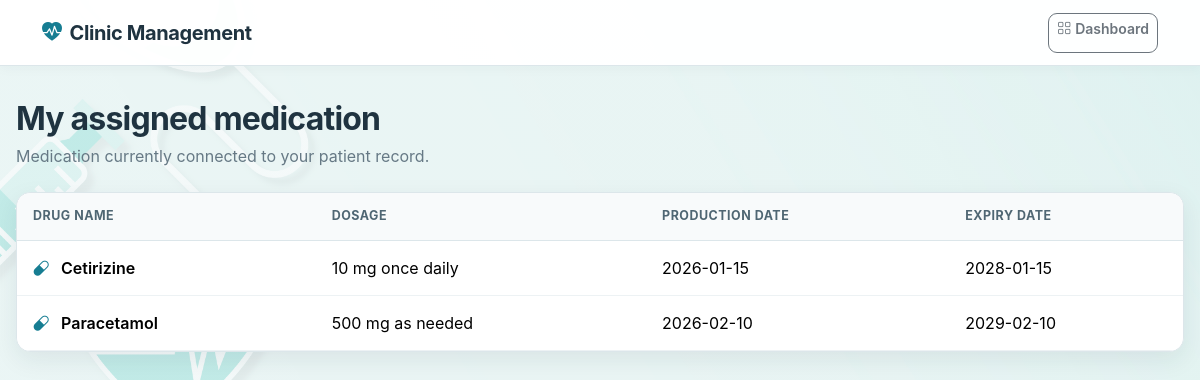
Page /View/ViewPacintDrugs.php (signed in) on the committed database.
### tables this page shows
CREATE TABLE IF NOT EXISTS `drugs` (
    `id` INT UNSIGNED NOT NULL AUTO_INCREMENT,
    `name` VARCHAR(200) NOT NULL,
    `dosage` VARCHAR(100) NOT NULL,
    `production_date` DATE NULL,
    `expiry_date` DATE NULL,
    PRIMARY KEY (`id`),
    UNIQUE KEY `uq_drugs_name` (`name`)
);

### Logic/security.php (called while the page is built, shortened)
<?php
function e($value)
{
    return htmlspecialchars((string) $value, ENT_QUOTES, 'UTF-8');
}

### View/ViewPacintDrugs.php (the view, shortened to what this page needs)
<?php
require_once '../Logic/security.php';
require_once '../Logic/connectionDB.php';
$patientId = (int) $_SESSION['user_id'];
$stmt = $conn->prepare('SELECT d.name,d.dosage,d.production_date,d.expiry_date FROM drugs d JOIN patients_drugs pd ON d.id=pd.drug_id WHERE pd.patient_id=? ORDER BY d.name');
$stmt->bind_param('i', $patientId);
$stmt->execute();
$result = $stmt->get_result();
?>
<!DOCTYPE html>
<html lang="en">
    <head>
        <link href="https://cdn.jsdelivr.net/npm/bootstrap@5.3.3/dist/css/bootstrap.min.css" rel="stylesheet">
        <link href="https://cdn.jsdelivr.net/npm/bootstrap-icons@1.11.3/font/bootstrap-icons.min.css" rel="stylesheet">
        <link rel="stylesheet" href="Styles/main.css">
    </head>
    <body class="page-background patient-background">
        <nav class="navbar app-navbar">
            <div class="container-xl">
                <a class="navbar-brand" href="patient_dashboard.php">
                    <i class="bi bi-heart-pulse-fill text-clinic me-2"></i>Clinic Management</a>
                <a class="btn btn-outline-secondary btn-sm" href="patient_dashboard.php">
                    <i class="bi bi-grid me-1"></i>Dashboard</a>
            </div>
        </nav>
        <main class="page-shell">
            <header class="page-header">
                <h1 class="page-title">My assigned medication</h1>
                <p class="page-subtitle">Medication currently connected to your patient record.</p>
            </header>
            <section class="surface-card table-card">
                <div class="table-responsive">
                    <table class="table clinic-table">
                        <thead>
                            <tr>
                                <th>Drug name</th>
                                <th>Dosage</th>
                                <th>Production date</th>
                                <th>Expiry date</th>
                            </tr>
                        </thead>
                        <tbody>
                            <?php while ($row = $result->fetch_assoc()): ?>
                            <tr>
                                <td class="fw-semibold">
                                    <i class="bi bi-capsule text-clinic me-2"></i>
                                    <?= e($row['name']) ?>
                                </td>
                                <td>
                                    <?= e($row['dosage']) ?>
                                </td>
                                <td>
                                    <?= e($row['production_date']) ?>
                                </td>
                                <td>
                                    <?= e($row['expiry_date']) ?>
                                </td>
                            </tr>
                            <?php endwhile; ?>
                        </tbody>
                    </table>
                </div>
            </section>
        </main>
    </body>
</html>

### View/Styles/main.css (style rules this page uses)
:root { --clinic-primary: #167d92; --clinic-primary-dark: #0f6172; --clinic-primary-soft: #e8f5f7; --clinic-bg: #f4f7f9; --clinic-surface: #ffffff; --clinic-text: #1f3340; --clinic-muted: #667985; --clinic-border: #dce6ea; --clinic-radius: 14px; --clinic-shadow: 0 8px 24px rgba(31, 51, 64, 0.08); }
* { box-sizing: border-box; }
body { min-height: 100vh; margin: 0; color: var(--clinic-text); background: var(--clinic-bg); font-family: Inter, system-ui, -apple-system, "Segoe UI", sans-serif; }
a { text-decoration: none; }
.text-clinic { color: var(--clinic-primary) !important; }
.page-background { background: linear-gradient(rgba(244, 249, 250, .60), rgba(244, 249, 250, .60)), var(--page-background-image) center center / cover fixed no-repeat; }
.patient-background { --page-background-image: url('../../images/patientdashboard.jpg'); }
.app-navbar { min-height: 66px; border-bottom: 1px solid var(--clinic-border); background: rgba(255, 255, 255, .96); box-shadow: 0 2px 12px rgba(31, 51, 64, .04); }
.navbar-brand { color: var(--clinic-text); font-weight: 700; letter-spacing: -.02em; }
.page-shell { width: min(100% - 32px, 1180px); margin: 0 auto; padding: 34px 0 48px; }
.page-header { margin-bottom: 24px; }
.page-title { margin: 0 0 6px; font-size: clamp(1.55rem, 3vw, 2rem); font-weight: 700; letter-spacing: -.025em; }
.page-subtitle { margin: 0; color: var(--clinic-muted); }
.surface-card { border: 1px solid var(--clinic-border); border-radius: var(--clinic-radius); background: var(--clinic-surface); box-shadow: var(--clinic-shadow); }
.btn { min-height: 40px; border-radius: 9px; font-weight: 600; }
.table-card { overflow: hidden; }
.table-responsive { border-radius: var(--clinic-radius); }
.clinic-table { margin: 0; white-space: nowrap; }
.clinic-table thead th { padding: 14px 16px; border-bottom: 1px solid var(--clinic-border); color: #4f6673; background: #f8fafb; font-size: .78rem; font-weight: 700; letter-spacing: .04em; text-transform: uppercase; }
.clinic-table tbody td { padding: 15px 16px; border-color: #edf2f4; vertical-align: middle; }

### rows in the picture
drugs: name "Cetirizine", dosage "10 mg once daily", production_date "2026-01-15", expiry_date "2028-01-15"
drugs: name "Paracetamol", dosage "500 mg as needed", production_date "2026-02-10", expiry_date "2029-02-10"
